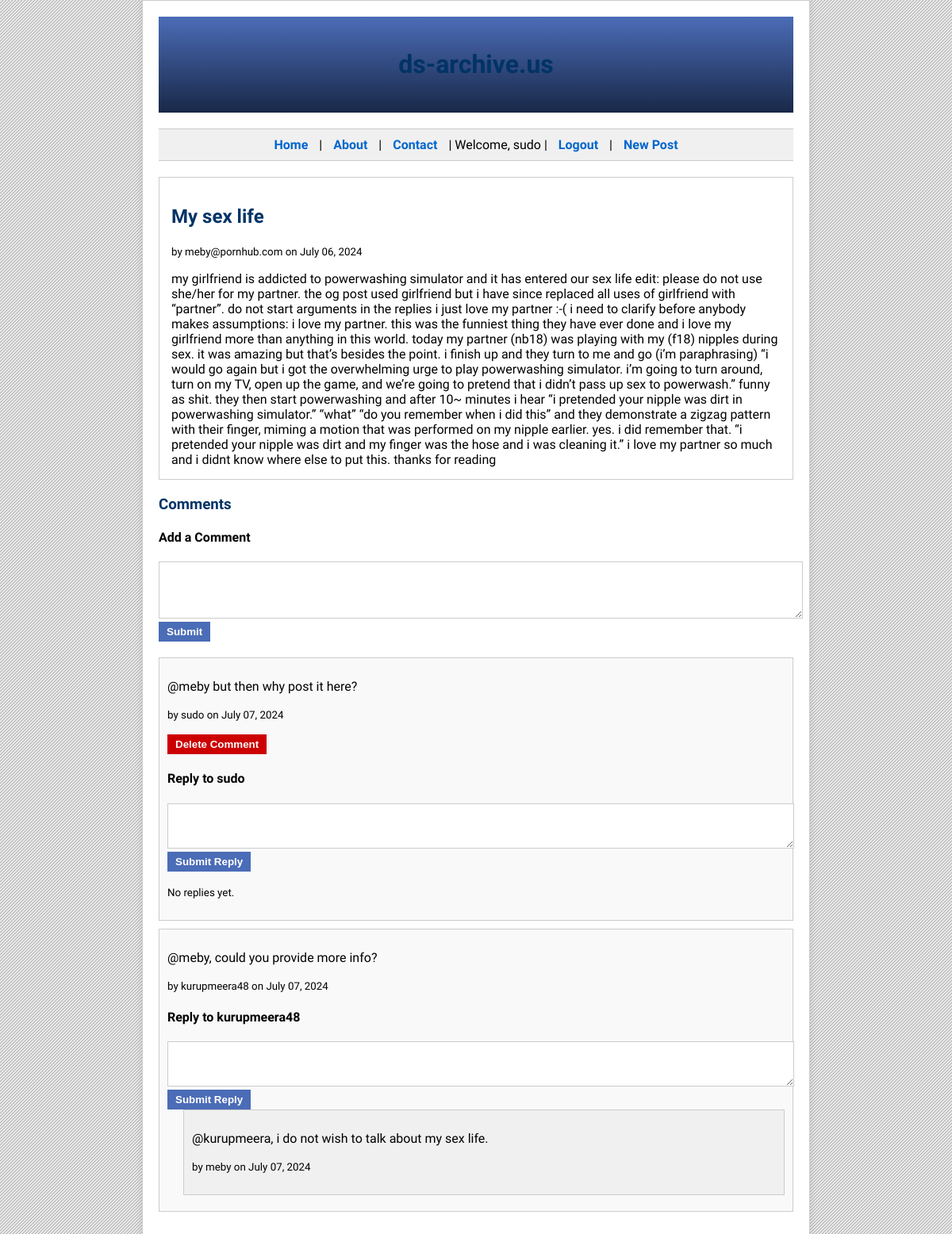
/api/posts/14 (signed in), run on the app's committed database.
### app/db.py (models this page shows)
class BlogPost(Base):
    __tablename__ = 'blog_posts'
    id = Column(Integer, primary_key=True)
    title = Column(String(100), nullable=False)
    content = Column(String(1000), nullable=False)
    author = Column(String(50), nullable=False)
    created_at = Column(DateTime, default=datetime.utcnow)
    comments = relationship('Comment', back_populates='post')

class Comment(Base):
    __tablename__ = 'comments'
    id = Column(Integer, primary_key=True)
    content = Column(String(255), nullable=False)
    author = Column(String(50), nullable=False)
    created_at = Column(DateTime, default=datetime.utcnow)
    post_id = Column(Integer, ForeignKey('blog_posts.id'))
    parent_comment_id = Column(Integer, ForeignKey('comments.id'))
    replies = relationship('Comment',
                           cascade='all, delete-orphan',
                           backref=backref('parent', remote_side=[id], uselist=False),
                           remote_side=[parent_comment_id],
                           lazy=True)
    post = relationship('BlogPost', back_populates='comments')

### app/routes.py (the view)
@api.route("/posts/<int:post_id>", methods=['GET'])
def get_post(post_id):
    if request.method=='GET':
        current_user = session.get('user_email')
        post = db.get_post(post_id)
        return render_template('post.html', post=post, user=current_user)

### app/db.py (called while the page is built)
    def get_post(self, post_id):
        return self.session.query(BlogPost).filter_by(id=post_id).one_or_none()

### app/templates/post.html (shortened to what this page needs)
<!DOCTYPE html>
<html lang="en">
<head>
</head>
<body>
    <div class="container">
        <header>
            <h1>ds-archive.us</h1>
        </header>
        <nav>
            <a href="#">Home</a> |
            <a href="#">About</a> |
            <a href="#">Contact</a> |
            {% if user %}
                <span>Welcome, {{ user.split('@')[0] }}</span> |
                <a href="{{ url_for('api.logout') }}">Logout</a> |
                <a href="{{ url_for('api.create_blog_post') }}">New Post</a>
            {% else %}
                <a href="{{ url_for('api.login') }}">Login</a> |
                <a href="{{ url_for('api.register') }}">Register</a>
            {% endif %}
        </nav>
        <div class="post-content">
            <h2>{{ post.title }}</h2>
            <p><small>by {{ post.author }} on {{ post.created_at.strftime('%B %d, %Y') }}</small></p>
            <div>
                {{ post.content }}
            </div>
        </div>
        <h3>Comments</h3>
        {% if user %}
            <div style="margin-bottom: 20px;">
                <h4>Add a Comment</h4>
                <form action="{{ url_for('api.add_comment', post_id=post.id) }}" method="POST">
                    <textarea name="content" rows="4" required></textarea>
                    <button type="submit" class="button">Submit</button>
                </form>
            </div>
        {% else %}
            <p>You must <a href="{{ url_for('api.login') }}">login</a> to add a comment.</p>
        {% endif %}
        {% for comment in post.comments if not comment.parent_comment_id %}
            <div class="comment">
                <p>{{ comment.content }}</p>
                <p><small>by {{ comment.author.split('@')[0] }} on {{ comment.created_at.strftime('%B %d, %Y') }}</small></p>
                {% if user == comment.author %}
                    <form action="{{ url_for('api.delete_comment', post_id=post.id, comment_id=comment.id) }}" method="POST" style="display: inline;">
                        <button type="submit" class="button" style="background-color: #cc0000;">Delete Comment</button>
                    </form>
                {% endif %}
                {% if user %}
                    <div style="margin-top: 10px;">
                        <h4>Reply to {{ comment.author.split('@')[0] }}</h4>
                        <form action="{{ url_for('api.add_comment', post_id=post.id) }}" method="POST">
                            <textarea name="content" rows="3" required></textarea>
                            <button type="submit" class="button">Submit Reply</button>
                        </form>
                    </div>
                {% endif %}
                {% if comment.replies %}
                    {% for reply in comment.replies %}
                        <div class="reply">
                            <p>{{ reply.content }}</p>
                            <p><small>by {{ reply.author.split('@')[0] }} on {{ reply.created_at.strftime('%B %d, %Y') }}</small></p>
                        </div>
                    {% endfor %}
                {% else %}
                    <p><small>No replies yet.</small></p>
                {% endif %}
            </div>
        {% endfor %}
    </div>
</body>
</html>

### app/templates/post.html (style rules this page uses)
body { font-family: 'Trebuchet MS', Arial, sans-serif; margin: 0; padding: 0; }
.container { width: 80%; max-width: 800px; margin: 0 auto; background-color: #ffffff; border: 1px solid #cccccc; box-shadow: 0 0 10px rgba(0,0,0,0.1); padding: 20px; }
header { background: linear-gradient(to bottom, #4b6cb7 0%, #182848 100%); color: #ffffff; padding: 20px; text-align: center; margin-bottom: 20px; }
h1, h2, h3 { color: #003366; }
nav { background-color: #f0f0f0; border-top: 1px solid #cccccc; border-bottom: 1px solid #cccccc; padding: 10px; text-align: center; margin-bottom: 20px; }
nav a { color: #0066cc; text-decoration: none; margin: 0 10px; font-weight: bold; }
.post-content { border: 1px solid #cccccc; padding: 15px; margin-bottom: 20px; background-color: #ffffff; }
.comment, .reply { border: 1px solid #cccccc; padding: 10px; margin-bottom: 10px; background-color: #f9f9f9; }
.reply { margin-left: 20px; background-color: #f0f0f0; }
.button { background-color: #4b6cb7; color: #ffffff; border: none; padding: 5px 10px; cursor: pointer; font-weight: bold; }
textarea { width: 100%; padding: 5px; border: 1px solid #cccccc; }

### data on the page
BlogPost: title "My sex life", author "meby@pornhub.com", created_at "July 06, 2024", content "my girlfriend is addicted to powerwashing simulator and it has entered our sex life edit: please do not use she/her for my partner. the og post used girlfriend but i have since replaced all uses of girlfriend with “partner”. do not start arguments in the replies i just love my partner :-( i need to clarify before anybody makes assumptions: i love my partner. this was the funniest thing they have ever done and i love my girlfriend more than anything in this world. today my partner (nb18) was playing with my (f18) nipples during sex. it was amazing but that’s besides the point. i finish up and they turn to me and go (i’m paraphrasing) “i would go again but i got the overwhelming urge to play…"
Comment: content "@meby but then why post it here?", author "sudo", created_at "July 07, 2024", shows "No replies yet."
Comment: content "@meby, could you provide more info?", author "kurupmeera48", created_at "July 07, 2024"
Comment: content "@kurupmeera, i do not wish to talk about my sex life.", author "meby", created_at "July 07, 2024"

### other printed values
{{ user.split('@')[0] }} "sudo"
